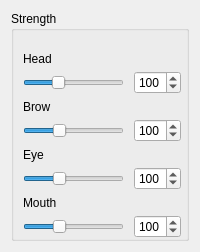
        <widget class="QWidget" name="qtStrengthTabWidget">
         <property name="styleSheet">
          <string notr="true"/>
         </property>
         <attribute name="title">
          <string>Strength</string>
         </attribute>
         <layout class="QVBoxLayout" name="verticalLayout_18">
          <item>
           <widget class="QGroupBox" name="qtSmoothGroup_2">
            <property name="sizePolicy">
             <sizepolicy hsizetype="Preferred" vsizetype="Preferred">
              <horstretch>0</horstretch>
              <verstretch>0</verstretch>
             </sizepolicy>
            </property>
            <property name="minimumSize">
             <size>
              <width>0</width>
              <height>230</height>
             </size>
            </property>
            <property name="title">
             <string>Strength</string>
            </property>
            <layout class="QVBoxLayout" name="verticalLayout_9">
             <property name="spacing">
              <number>0</number>
             </property>
             <property name="topMargin">
              <number>15</number>
             </property>
             <property name="rightMargin">
              <number>5</number>
             </property>
             <property name="bottomMargin">
              <number>0</number>
             </property>
             <item>
              <layout class="QVBoxLayout" name="verticalLayout_10">
               <property name="spacing">
                <number>0</number>
               </property>
               <item>
                <widget class="QLabel" name="label_10">
                 <property name="enabled">
                  <bool>true</bool>
                 </property>
                 <property name="maximumSize">
                  <size>
                   <width>16777215</width>
                   <height>25</height>
                  </size>
                 </property>
                 <property name="text">
                  <string>Head</string>
                 </property>
                </widget>
               </item>
               <item>
                <layout class="QHBoxLayout" name="horizontalLayout_6">
                 <property name="spacing">
                  <number>10</number>
                 </property>
                 <item>
                  <widget class="QSlider" name="qtHeadStrengthSlider">
                   <property name="enabled">
                    <bool>true</bool>
                   </property>
                   <property name="sizePolicy">
                    <sizepolicy hsizetype="Expanding" vsizetype="Preferred">
                     <horstretch>0</horstretch>
                     <verstretch>0</verstretch>
                    </sizepolicy>
                   </property>
                   <property name="maximum">
                    <number>300</number>
                   </property>
                   <property name="value">
                    <number>99</number>
                   </property>
                   <property name="sliderPosition">
                    <number>99</number>
                   </property>
                   <property name="orientation">
                    <enum>Qt::Horizontal</enum>
                   </property>
                  </widget>
                 </item>
                 <item>
                  <widget class="QSpinBox" name="qtHeadStrengthSpinBox">
                   <property name="maximum">
                    <number>300</number>
                   </property>
                   <property name="value">
                    <number>100</number>
                   </property>
                  </widget>
                 </item>
                </layout>
               </item>
              </layout>
             </item>
             <item>
              <layout class="QVBoxLayout" name="verticalLayout_15">
               <property name="spacing">
                <number>0</number>
               </property>
               <item>
                <widget class="QLabel" name="label_11">
                 <property name="enabled">
                  <bool>true</bool>
                 </property>
                 <property name="maximumSize">
                  <size>
                   <width>16777215</width>
                   <height>25</height>
                  </size>
                 </property>
                 <property name="text">
                  <string>Brow</string>
                 </property>
                </widget>
               </item>
               <item>
                <layout class="QHBoxLayout" name="horizontalLayout_7">
                 <property name="spacing">
                  <number>10</number>
                 </property>
                 <item>
                  <widget class="QSlider" name="qtBrowStrengthSlider">
                   <property name="enabled">
                    <bool>true</bool>
                   </property>
                   <property name="sizePolicy">
                    <sizepolicy hsizetype="Expanding" vsizetype="Preferred">
                     <horstretch>0</horstretch>
                     <verstretch>0</verstretch>
                    </sizepolicy>
                   </property>
                   <property name="maximum">
                    <number>300</number>
                   </property>
                   <property name="value">
                    <number>100</number>
                   </property>
                   <property name="orientation">
                    <enum>Qt::Horizontal</enum>
                   </property>
                  </widget>
                 </item>
                 <item>
                  <widget class="QSpinBox" name="qtBrowStrengthSpinBox">
                   <property name="maximum">
                    <number>300</number>
                   </property>
                   <property name="value">
                    <number>100</number>
                   </property>
                  </widget>
                 </item>
                </layout>
               </item>
              </layout>
             </item>
             <item>
              <layout class="QVBoxLayout" name="verticalLayout_16">
               <property name="spacing">
                <number>0</number>
               </property>
               <item>
                <widget class="QLabel" name="label_12">
                 <property name="enabled">
                  <bool>true</bool>
                 </property>
                 <property name="maximumSize">
                  <size>
                   <width>16777215</width>
                   <height>25</height>
                  </size>
                 </property>
                 <property name="text">
                  <string>Eye</string>
                 </property>
                </widget>
               </item>
               <item>
                <layout class="QHBoxLayout" name="horizontalLayout_8">
                 <property name="spacing">
                  <number>10</number>
                 </property>
                 <item>
                  <widget class="QSlider" name="qtEyeStrengthSlider">
                   <property name="enabled">
                    <bool>true</bool>
                   </property>
                   <property name="sizePolicy">
                    <sizepolicy hsizetype="Expanding" vsizetype="Preferred">
                     <horstretch>0</horstretch>
                     <verstretch>0</verstretch>
                    </sizepolicy>
                   </property>
                   <property name="maximum">
                    <number>300</number>
                   </property>
                   <property name="value">
                    <number>100</number>
                   </property>
                   <property name="orientation">
                    <enum>Qt::Horizontal</enum>
                   </property>
                  </widget>
                 </item>
                 <item>
                  <widget class="QSpinBox" name="qtEyeStrengthSpinBox">
                   <property name="maximum">
                    <number>300</number>
                   </property>
                   <property name="value">
                    <number>100</number>
                   </property>
                  </widget>
                 </item>
                </layout>
               </item>
              </layout>
             </item>
             <item>
              <layout class="QVBoxLayout" name="verticalLayout_17">
               <property name="spacing">
                <number>0</number>
               </property>
               <item>
                <widget class="QLabel" name="label_13">
                 <property name="enabled">
                  <bool>true</bool>
                 </property>
                 <property name="maximumSize">
                  <size>
                   <width>16777215</width>
                   <height>25</height>
                  </size>
                 </property>
                 <property name="text">
                  <string>Mouth</string>
                 </property>
                </widget>
               </item>
               <item>
                <layout class="QHBoxLayout" name="horizontalLayout_9">
                 <property name="spacing">
                  <number>10</number>
                 </property>
                 <item>
                  <widget class="QSlider" name="qtMouthStrengthSlider">
                   <property name="enabled">
                    <bool>true</bool>
                   </property>
                   <property name="sizePolicy">
                    <sizepolicy hsizetype="Expanding" vsizetype="Preferred">
                     <horstretch>0</horstretch>
                     <verstretch>0</verstretch>
                    </sizepolicy>
                   </property>
                   <property name="maximum">
                    <number>300</number>
                   </property>
                   <property name="value">
                    <number>100</number>
                   </property>
                   <property name="orientation">
                    <enum>Qt::Horizontal</enum>
                   </property>
                  </widget>
                 </item>
                 <item>
                  <widget class="QSpinBox" name="qtMouthStrengthSpinBox">
                   <property name="maximum">
                    <number>300</number>
                   </property>
                   <property name="value">
                    <number>100</number>
                   </property>
                  </widget>
                 </item>
                </layout>
               </item>
              </layout>
             </item>
            </layout>
           </widget>
          </item>
         </layout>
        </widget>
